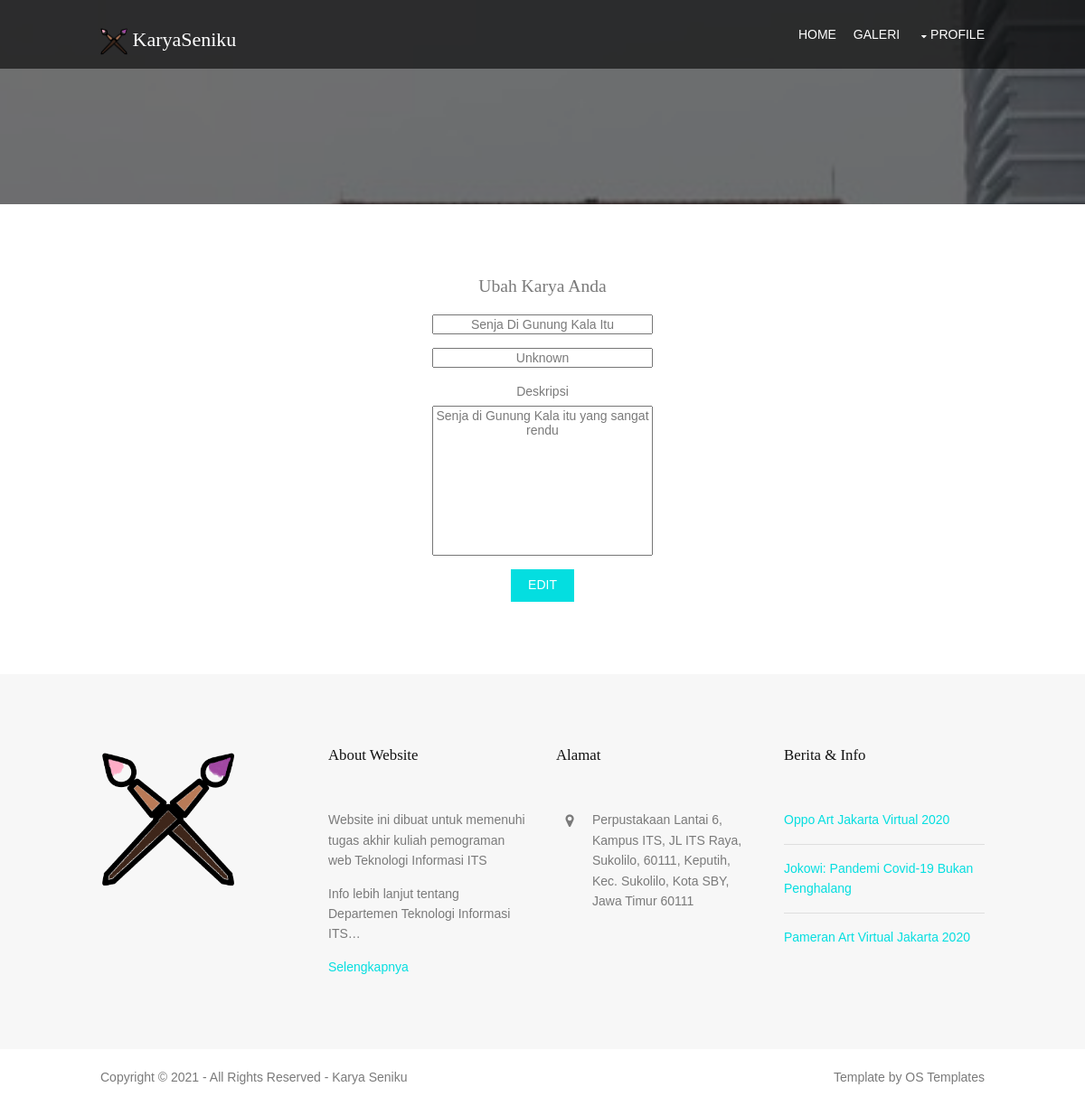
Page /edit.php on the committed database.
### tables this page shows
CREATE TABLE IF NOT EXISTS `karya` (
  `id` int(11) NOT NULL AUTO_INCREMENT,
  `id_user` int(11) NOT NULL,
  `gambar` varchar(512) NOT NULL,
  `judul` varchar(512) NOT NULL,
  `pelukis` varchar(512) NOT NULL,
  `desc` text NOT NULL,
  PRIMARY KEY (`id`)
);

### edit.php (the view, shortened to what this page needs)
<?php
    include 'conn.php';
    $tampilPeg    =mysqli_query($conn, "SELECT * FROM karya WHERE id_user='$_SESSION[id]'");
    $peg    = mysqli_fetch_array($tampilPeg);
	include 'header.php';
	include 'navbar.php';
?>
<div class="wrapper row3">
  <main class="hoc container clear">
    <div class="content">
          	<h2 class="center">Ubah Karya Anda</h2>
            <form action="" method="POST" enctype="multipart/form-data" class="center">
	               <div class="form-group">
	                   <input class="center btmspace-15" type="text" id="judul" name="judul" value="<?=$peg['judul']?>">
	               </div>
	               <div class="form-group">
	                   <input type="text" class="center btmspace-15" id="pelukis" name="pelukis" value="<?=$peg['pelukis']?>">
	               </div>
	               <div class="form-group">
	               	<label>Deskripsi</label>
                	<textarea class="btmspace-15 center" name="desc" id="desc" cols="25" rows="10" ><?=$peg['desc']?></textarea>
	                </div>
                <button type="submit" name="submit" id="submit" class="btn btn-primary">Edit</button>
            </form>
    </div>
</div>
<?php include 'footer.php'; ?>

### layout/styles/style.css (style rules this page uses)
.center { display: block; margin-left: auto; margin-right: auto; width: 50%; }
.container { padding:80px 0; }
*, *::before, *::after { transition:all .3s ease-in-out; }
body { color:#7A7A7A; background-color:#FFFFFF; }
.btn, .btn.inverse:hover { color:#FFFFFF; background-color:#04DEE0; border-color:#04DEE0; }
.row3 { color:#7A7A7A; background-color:#FFFFFF; }
@media screen and (min-width:978px) { .hoc { max-width:978px; } }

### layout/styles/framework.css (style rules this page uses)
html { overflow-y:scroll; overflow-x:hidden; }
html, body { margin:0; padding:0; font-size:14px; line-height:1.6em; }
*, *::before, *::after { box-sizing:border-box; }
.center { text-align:center; }
.btn { display:inline-block; padding:8px 18px 10px; text-transform:uppercase; border:1px solid; }
.clear, .group { display:block; }
.clear::before, .clear::after, .group::before, .group::after { display:table; content:""; }
.clear, .clear::after, .group, .group::after { clear:both; }
body, input, textarea, select { font-family:Verdana, Geneva, sans-serif; }
h1, h2, h3, h4, h5, h6, .heading { font-family:Georgia, "Times New Roman", Times, serif; }
form, fieldset, legend { margin:0; padding:0; border:none; }
label, input, textarea, select, button { display:block; resize:none; outline:none; color:inherit; font-size:inherit; font-family:inherit; vertical-align:middle; }
label { margin-bottom:5px; }
h1, h2, h3, h4, h5, h6, .heading { margin:0 0 20px 0; font-size:1.4rem; line-height:normal; font-weight:normal; text-transform:capitalize; }
.wrapper { display:block; width:100%; margin:0; padding:0; text-align:left; word-wrap:break-word; }
.hoc { display:block; margin:0 auto; }
address, article, aside, figcaption, figure, footer, header, main, nav, section { display:block; margin:0; padding:0; }
.btmspace-15 { margin-bottom:15px; }

### rows in the picture
karya: judul "Senja Di Gunung Kala Itu", pelukis "Unknown", desc "Senja di Gunung Kala itu yang sangat rendu"
